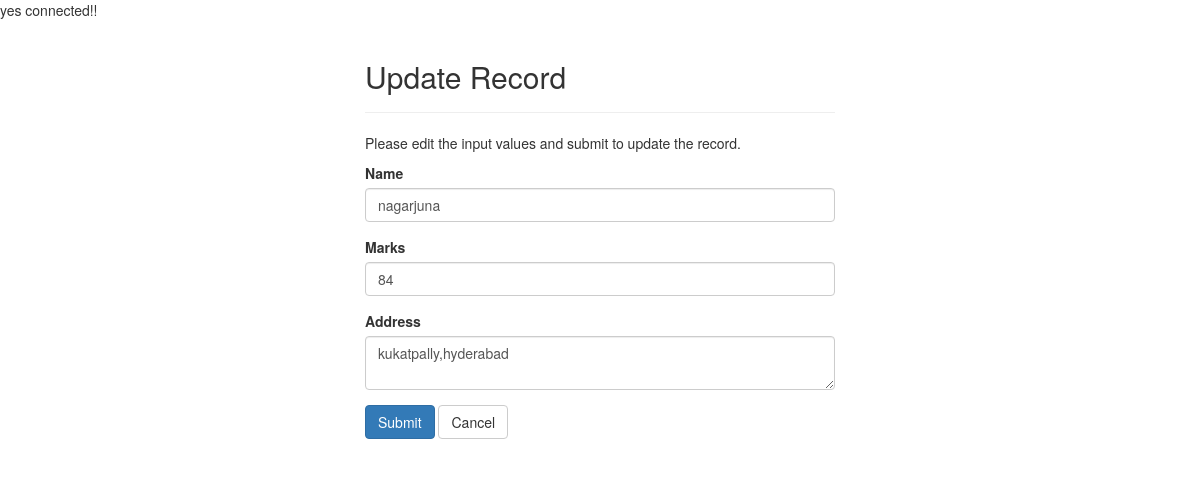
Page /update.php?id=4 on the committed database.
### tables this page shows
CREATE TABLE `student` (
  `id` int(11) NOT NULL,
  `name` text NOT NULL,
  `marks` float NOT NULL,
  `address` text NOT NULL
);

### update.php (the view, shortened to what this page needs)
<?php
require_once 'config.php';
$name = $address = $marks= "";
$name_err = $address_err = $marks_err = "";
if(isset($_POST["id"]) && !empty($_POST["id"])){
    $id = $_POST["id"];
    $input_name = trim($_POST["name"]);
    if(empty($input_name)){
        $name_err = "Please enter a name.";
    } elseif(!filter_var(trim($_POST["name"]), FILTER_VALIDATE_REGEXP, array("options"=>array("regexp"=>"/^[a-zA-Z'-.\s ]+$/")))){
        $name_err = 'Please enter a valid name.';
    } else{
        $name = $input_name;
    }
    $input_marks= trim($_POST["marks"]);
    if(empty($input_marks)){
        $marks_err = "Please enter the marks amount.";
    } elseif(!ctype_digit($input_marks)){
        $marks_err = 'Please enter a positive integer value.';
    } else{
        $marks = $input_marks;
    }
    $input_address = trim($_POST["address"]);
    if(empty($input_address)){
        $address_err = 'Please enter an address.';
    } else{
        $address = $input_address;
    }
    if(empty($name_err) && empty($address_err) && empty($marks_err)){
        $sql = "UPDATE student SET name=?, marks=?,address=? WHERE id=?";
        if($stmt = mysqli_prepare($link, $sql)){
            mysqli_stmt_bind_param($stmt, "sssi", $param_name, $param_marks, $param_address, $param_id);
            $param_name = $name;
            $param_address = $address;
            $param_marks = $marks;
            $param_id = $id;
            if(mysqli_stmt_execute($stmt)){
                header("location: index.php");
                exit();
            } else{
                echo "Something went wrong. Please try again later.";
            }
        }
        mysqli_stmt_close($stmt);
    }
    mysqli_close($link);
} else{
    if(isset($_GET["id"]) && !empty(trim($_GET["id"]))){
        $sql = "SELECT * FROM student WHERE id = ?";
        if($stmt = mysqli_prepare($link, $sql)){
            mysqli_stmt_bind_param($stmt, "i", $param_id);
            if(mysqli_stmt_execute($stmt)){
                $result = mysqli_stmt_get_result($stmt);
                if(mysqli_num_rows($result) == 1){
                    $row = mysqli_fetch_array($result, MYSQLI_ASSOC);
                    $name = $row["name"];
					$marks = $row["marks"];
                    $address = $row["address"];
                } else{
                    header("location: error.php");
                    exit();
                }
            } else{
                echo "Oops! Something went wrong. Please try again later.";
            }
        }
    }  else{
        header("location: error.php");
        exit();
    }
}
?>
<!DOCTYPE html>
<html lang="en">
<head>
    <link rel="stylesheet" href="https://maxcdn.bootstrapcdn.com/bootstrap/3.3.7/css/bootstrap.css">
</head>
<body>
    <div class="wrapper">
        <div class="container-fluid">
            <div class="row">
                <div class="col-md-12">
                    <div class="page-header">
                        <h2>Update Record</h2>
                    </div>
                    <p>Please edit the input values and submit to update the record.</p>
                    <form action="<?php echo htmlspecialchars(basename($_SERVER['REQUEST_URI'])); ?>" method="post">
                        <div class="form-group <?php echo (!empty($name_err)) ? 'has-error' : ''; ?>">
                            <label>Name</label>
                            <input type="text" name="name" class="form-control" value="<?php echo $name; ?>">
                        </div>
						 <div class="form-group <?php echo (!empty($salary_err)) ? 'has-error' : ''; ?>">
                            <label>Marks</label>
                            <input type="text" name="marks" class="form-control" value="<?php echo $marks; ?>">
                        </div>
                        <div class="form-group <?php echo (!empty($address_err)) ? 'has-error' : ''; ?>">
                            <label>Address</label>
                            <textarea name="address" class="form-control"><?php echo $address; ?></textarea>
                        </div>
                        <input type="submit" class="btn btn-primary" value="Submit">
                        <a href="index.php" class="btn btn-default">Cancel</a>
                    </form>
                </div>
            </div>
        </div>
    </div>
</body>
</html>

### update.php (style rules this page uses)
.wrapper { width: 500px; margin: 0 auto; }

### rows in the picture
student: name "nagarjuna", marks "84", address "kukatpally,hyderabad"
